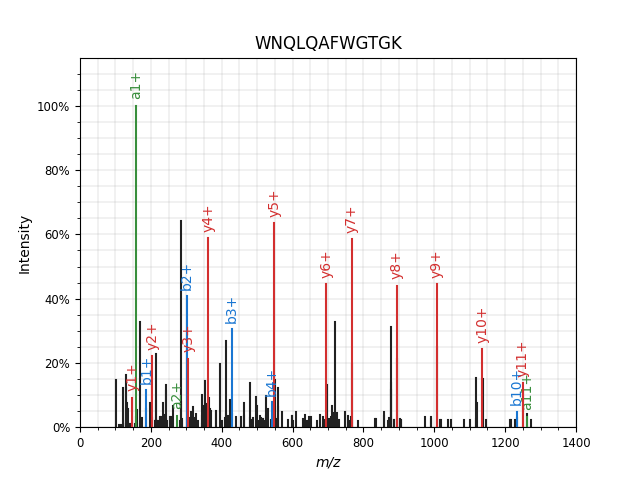

Source code (Python):
from pyteomics import pylab_aux as pa, usi
import matplotlib.pyplot as plt
spectrum = usi.proxi(
    'mzspec:PXD004732:01650b_BC2-TUM_first_pool_53_01_01-3xHCD-1h-R2:scan:41840',
    'massive')
peptide = 'WNQLQAFWGTGK'

pa.annotate_spectrum(spectrum, peptide, precursor_charge=2, backend='spectrum_utils',
    ion_types='aby', title=peptide)
plt.show()

from pyteomics import mass
peptide = 'DLTDYLoxMK'  # oxidized methionine
aa_mass = mass.std_aa_mass.copy()
aa_mass['ox'] = 15.9949  # define the mass of the label

usi_top = 'mzspec:MSV000079960:DY_HS_Exp7-Ad1:scan:30372'
usi_bottom = 'mzspec:MSV000080679:j11962_C1orf144:scan:10671'

spectrum_top = usi.proxi(usi_top, 'massive')
spectrum_bottom = usi.proxi(usi_bottom, 'massive')

pa.mirror(spectrum_top, spectrum_bottom, peptide=peptide, precursor_charge=2,
    aa_mass=aa_mass, ion_types='aby', title=peptide, ftol=0.5, scaling='root',
    remove_precursor_peak=True, backend='spectrum_utils.iplot'
    ).properties(width=640, height=400).save('mirror.html')
